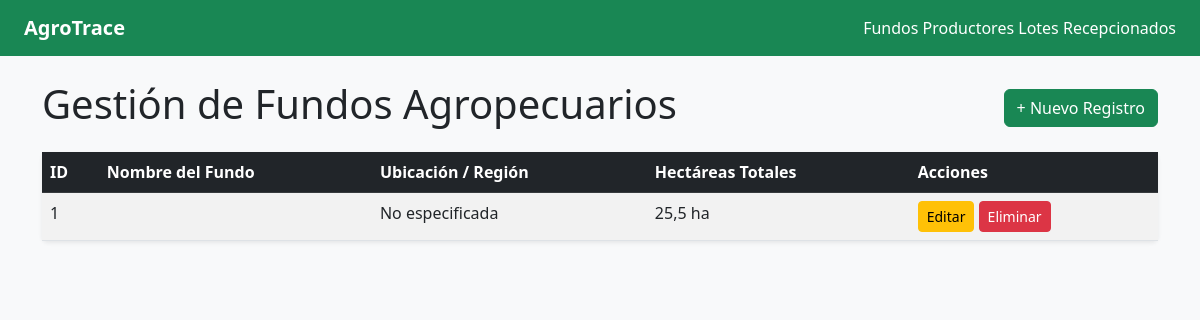
Screenshot of /agrotrace/fundos/ with the database file from the repository.
### agrotrace/models.py (models this page shows, shortened)
class FundoProductor(models.Model):
    nombre_fundo = models.CharField(max_length=100)
    propietario_dni_ruc = models.CharField(max_length=20)
    hectareas = models.DecimalField(max_digits=8, decimal_places=2)
    valido_exportacion = models.BooleanField(default=False)

### agrotrace/views.py (the view)
# urls.py: path('fundos/', views.fundo_list, name='fundo_list'),
def fundo_list(request):
    fundos = FundoProductor.objects.all()
    return render(request, 'agrotrace/fundo_list.html', {'fundos': fundos})

### agrotrace/templates/agrotrace/fundo_list.html
{% extends 'agrotrace/base.html' %}
{% block content %}
{% include 'agrotrace/header.html' with titulo="Gestión de Fundos Agropecuarios" url_crear="agrotrace:fundo_create" %}
<table class="table table-striped table-hover bg-white shadow-sm rounded">
    <thead class="table-dark">
        <tr>
            <th>ID</th>
            <th>Nombre del Fundo</th>
            <th>Ubicación / Región</th>
            <th>Hectáreas Totales</th>
            <th>Acciones</th>
        </tr>
    </thead>
    <tbody>
        {% for fundo in fundos %}
        <tr>
            <td>{{ fundo.id }}</td>
            <td>{{ fundo.nombre|upper }}</td>
            <td>{{ fundo.ubicacion|default:"No especificada" }}</td>
            <td>{{ fundo.hectareas|floatformat:1 }} ha</td>
            <td>
                <a href="{% url 'agrotrace:fundo_update' fundo.pk %}" class="btn btn-sm btn-warning">Editar</a>
                <a href="{% url 'agrotrace:fundo_delete' fundo.pk %}" class="btn btn-sm btn-danger">Eliminar</a>
            </td>
        </tr>
        {% empty %}
        <tr>
            <td colspan="5" class="text-center text-muted">No hay fundos registrados en el sistema.</td>
        </tr>
        {% endfor %}
    </tbody>
</table>
{% endblock %}

### rows the page displays
FundoProductor: id "1", ubicacion "No especificada", hectareas "25,5"

### other values shown
{{ titulo }} "Gestión de Fundos Agropecuarios"
